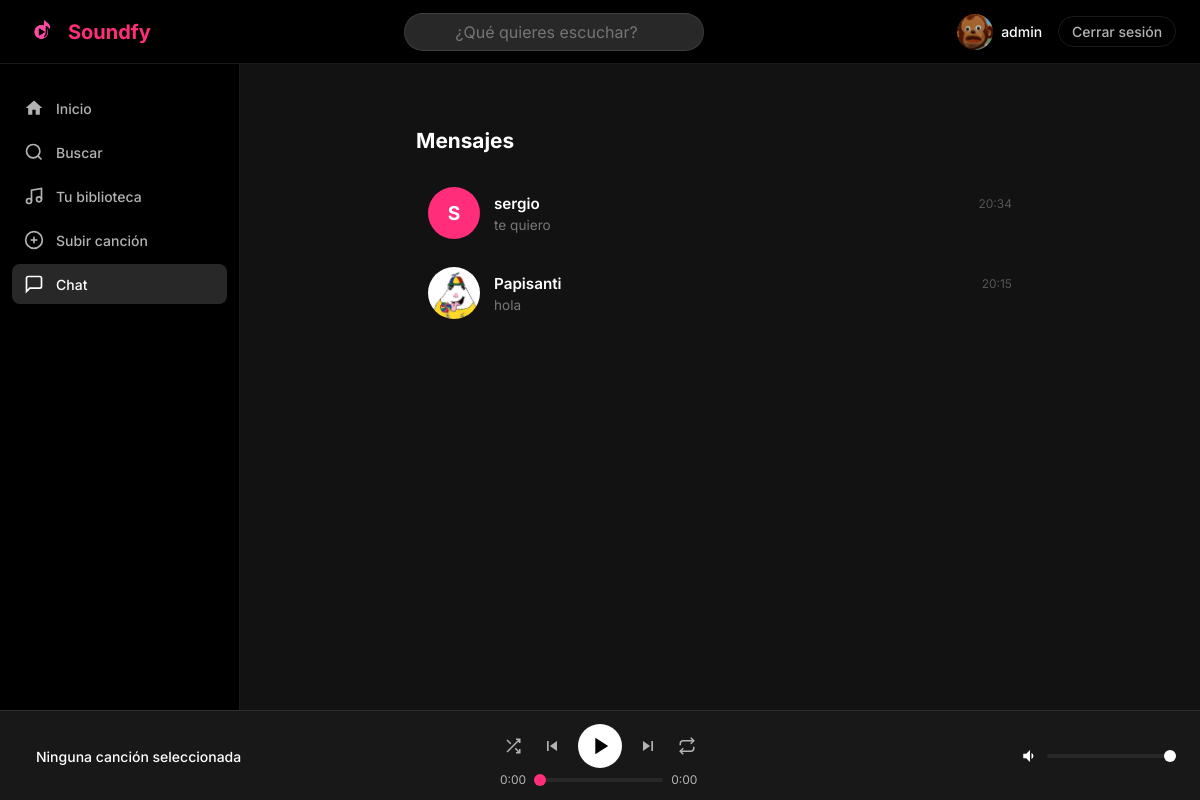
Screenshot of /chat/ (signed in) with the database file from the repository.
### users/models.py (models this page shows, shortened)
class Usuario(AbstractUser):
    foto_perfil = models.ImageField(
        upload_to='fotos_perfil/',
        null=True,
        blank=True
    )
    biografia = models.TextField(max_length=500, blank=True)
    fecha_nacimiento = models.DateField(null=True, blank=True)
    es_artista = models.BooleanField(default=False)
    seguidores = models.ManyToManyField(
        'self',
        symmetrical=False,
        related_name='siguiendo',
        blank=True
    )
    class Meta:
        verbose_name = 'Usuario'
        verbose_name_plural = 'Usuarios'

### chat/models.py (models this page shows, shortened)
class SalaChat(models.Model):
    TIPO_CHOICES = [('privado', 'Privado'), ('grupo', 'Grupo')]
    nombre = models.CharField(max_length=100)
    tipo = models.CharField(max_length=10, choices=TIPO_CHOICES, default='privado')
    participantes = models.ManyToManyField(Usuario, related_name='salas_chat')
    creada_en = models.DateTimeField(auto_now_add=True)
    def otro_usuario(self, usuario):
        return self.participantes.exclude(pk=usuario.pk).first()
    def mensajes_no_leidos(self, usuario):
        return self.mensajes.filter(leido=False).exclude(autor=usuario).count()
    def ultimo_mensaje(self):
        return self.mensajes.order_by('-enviado_en').first()

class Mensaje(models.Model):
    sala = models.ForeignKey(SalaChat, on_delete=models.CASCADE, related_name='mensajes')
    autor = models.ForeignKey(Usuario, on_delete=models.CASCADE)
    contenido = models.TextField()
    enviado_en = models.DateTimeField(auto_now_add=True)
    leido = models.BooleanField(default=False)

### chat/views.py (the view)
# urls.py: path('', views.vista_lista_salas, name='lista_salas'),
@login_required
def vista_lista_salas(request):
    salas = SalaChat.objects.filter(participantes=request.user).order_by('-creada_en')
    salas_data = []
    for sala in salas:
        otro = sala.otro_usuario(request.user)
        ultimo = sala.ultimo_mensaje()
        no_leidos = sala.mensajes_no_leidos(request.user)
        salas_data.append({
            'sala': sala,
            'otro': otro,
            'ultimo': ultimo,
            'no_leidos': no_leidos,
        })
    return render(request, 'chat/lista_salas.html', {'salas_data': salas_data})

### soundfy/context_processors.py (called while the page is built)
def google_analytics(request):
    return {
        'GA_MEASUREMENT_ID': settings.GA_MEASUREMENT_ID
    }

### templates/chat/lista_salas.html (shortened to what this page needs)
{% extends 'base.html' %}
{% block contenido %}
<div class="chat-lista-container">
    <h2>Mensajes</h2>
    {% if salas_data %}
    <div class="chat-lista">
        {% for item in salas_data %}
        <a href="{% url 'sala' sala_id=item.sala.pk %}" class="chat-sala-card">
            <div class="chat-sala-avatar">
                {% if item.otro and item.otro.foto_perfil %}
                    <img src="{{ item.otro.foto_perfil.url }}" alt="{{ item.otro.username }}">
                {% else %}
                    <div class="chat-sala-avatar-placeholder">{{ item.otro.username|first|upper }}</div>
                {% endif %}
            </div>
            <div class="chat-sala-info">
                <div class="chat-sala-top">
                    <span class="chat-sala-nombre">{{ item.otro.username }}</span>
                    {% if item.ultimo %}
                        <span class="chat-sala-hora">{{ item.ultimo.enviado_en|time:"H:i" }}</span>
                    {% endif %}
                </div>
                <div class="chat-sala-preview">
                    {% if item.ultimo %}
                        {% if item.no_leidos > 0 %}
                            <span class="chat-preview-noLeido">{{ item.ultimo.contenido|truncatechars:40 }}</span>
                        {% else %}
                            <span>{{ item.ultimo.contenido|truncatechars:40 }}</span>
                        {% endif %}
                    {% else %}
                        <span>Inicia la conversación</span>
                    {% endif %}
                </div>
            </div>
        </a>
        {% endfor %}
    </div>
    {% else %}
    <p class="chat-vacio">Todavía no tienes conversaciones. Ve al perfil de un usuario para iniciar una.</p>
    {% endif %}
</div>
{% endblock %}

### templates/partials/navbar.html (shortened to what this page needs)
{% load static %}
<nav class="navbar">
    {% load static %}
    <div class="navbar-logo">
        <a href="{% url 'inicio' %}">
            <img src="{% static 'img/logo.png' %}" alt="Soundfy" height="36">
            <span>Soundfy</span>
        </a>
    </div>
    <div class="navbar-busqueda">
        <div class="barra-busqueda-wrapper" style="position: relative;">
            <input
                type="search"
                id="buscador-global"
                class="barra-busqueda"
                placeholder="¿Qué quieres escuchar?"
                autocomplete="off"
            >
        </div>
    </div>
    <div class="navbar-usuario">
        <a href="{% url 'perfil' username=user.username %}">
            {% if user.foto_perfil %}
                <img src="{{ user.foto_perfil.url }}" alt="{{ user.username }}" class="avatar-pequeño">
            {% else %}
                <div class="avatar-pequeño avatar-placeholder">{{ user.username|first|upper }}</div>
            {% endif %}
            <span>{{ user.username }}</span>
        </a>
        <a href="{% url 'logout' %}" class="btn-logout">Cerrar sesión</a>
    </div>
</nav>

### static/css/estilos.css (style rules this page uses)
:root { --color-fondo: #121212; --color-superficie: #181818; --color-superficie-2: #282828; --color-borde: rgba(255, 255, 255, 0.1); --color-texto: #ffffff; --color-texto-muted: #b3b3b3; --color-primario: #FF2D7A; --color-primario-hover: #ff4d8f; --color-peligro: #e91429; --fuente-principal: 'Inter', sans-serif; --altura-navbar: 64px; --anchura-sidebar: 240px; --altura-reproductor: 90px; --radio-sm: 4px; --radio-md: 8px; --radio-lg: 12px; --radio-full: 9999px; }
*, *::before, *::after { box-sizing: border-box; margin: 0; padding: 0; }
html { font-size: 16px; scroll-behavior: smooth; }
body { font-family: var(--fuente-principal); background-color: var(--color-fondo); color: var(--color-texto); min-height: 100dvh; -webkit-font-smoothing: antialiased; }
img { display: block; max-width: 100%; }
a { color: inherit; text-decoration: none; }
input, textarea, select { font: inherit; color: inherit; }
body:has(.navbar) { display: grid; grid-template-areas: "navbar navbar" "sidebar contenido" "reproductor reproductor"; grid-template-rows: var(--altura-navbar) 1fr var(--altura-reproductor); grid-template-columns: var(--anchura-sidebar) 1fr; height: 100dvh; overflow: hidden; }
.navbar { grid-area: navbar; display: flex; align-items: center; justify-content: space-between; padding: 0 1.5rem; background: #000; border-bottom: 1px solid var(--color-borde); z-index: 100; }
.navbar-logo a { display: flex; align-items: center; gap: 0.5rem; font-size: 1.25rem; font-weight: 700; color: var(--color-primario); }
.navbar-busqueda input { background: var(--color-superficie-2); border: 1px solid var(--color-borde); border-radius: var(--radio-full); padding: 0.5rem 1rem; width: 300px; color: var(--color-texto); transition: border-color 180ms ease; text-align: center; }
.navbar-usuario { display: flex; align-items: center; gap: 1rem; }
.avatar-pequeño { width: 36px; height: 36px; border-radius: var(--radio-full); object-fit: cover; }
.navbar-usuario a { display: flex; align-items: center; gap: 0.5rem; font-size: 0.875rem; font-weight: 500; transition: color 180ms ease; }
.btn-logout { font-size: 0.8rem; color: var(--color-texto-muted) !important; padding: 0.4rem 0.8rem; border: 1px solid var(--color-borde); border-radius: var(--radio-full); transition: all 180ms ease !important; }
h2 { font-size: 1.5rem; font-weight: 700; margin-bottom: 0.5rem; }
.chat-lista-container { max-width: 640px; margin: 0 auto; padding: var(--space-6) var(--space-4); }
.chat-lista-container h2 { font-size: 1.3rem; font-weight: 700; margin-bottom: var(--space-4); color: #fff; }
.chat-lista { display: flex; flex-direction: column; gap: 2px; }
.chat-sala-card { display: flex; align-items: center; gap: var(--space-3); padding: var(--space-3) var(--space-4); border-radius: 12px; text-decoration: none; transition: background 0.15s; }
.chat-sala-avatar { position: relative; width: 52px; height: 52px; flex-shrink: 0; }
.chat-sala-avatar img, .chat-sala-avatar-placeholder { width: 52px; height: 52px; border-radius: 50%; object-fit: cover; }
.chat-sala-avatar-placeholder { background: #FF2D7A; color: #fff; display: flex; align-items: center; justify-content: center; font-weight: 700; font-size: 1.2rem; }
.chat-sala-info { flex: 1; min-width: 0; }
.chat-sala-top { display: flex; justify-content: space-between; align-items: center; margin-bottom: 2px; }
.chat-sala-nombre { color: #fff; font-weight: 600; font-size: 0.95rem; }
.chat-sala-hora { color: #666; font-size: 0.75rem; }
.chat-sala-preview { color: #888; font-size: 0.85rem; white-space: nowrap; overflow: hidden; text-overflow: ellipsis; }
.chat-lista-container { max-width: 640px; margin: 0 auto; padding: 32px 16px 16px; }
.chat-lista-container h2 { font-size: 1.3rem; font-weight: 700; margin-bottom: 24px; color: #fff; }
.chat-lista { display: flex; flex-direction: column; gap: 8px; }
.chat-sala-card { display: flex; align-items: center; gap: 14px; padding: 10px 12px; border-radius: 12px; text-decoration: none; transition: background 0.15s; }
.chat-sala-top { display: flex; justify-content: space-between; align-items: center; margin-bottom: 4px; }
.chat-sala-hora { color: #555; font-size: 0.75rem; }
.chat-sala-preview { color: #777; font-size: 0.85rem; white-space: nowrap; overflow: hidden; text-overflow: ellipsis; }
.barra-busqueda-wrapper { position: relative; }

### rows the page displays
Usuario: foto_perfil (picture), username "admin"
SalaChat: otro.username|first "S", otro.username "sergio", ultimo.enviado_en "20:34", ultimo.contenido "te quiero"
SalaChat: otro.foto_perfil (picture), otro.username "Papisanti", ultimo.enviado_en "20:15", ultimo.contenido "hola"
